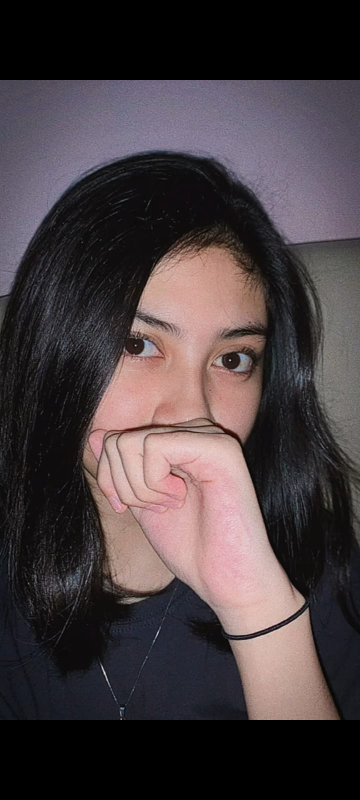
#> input picture foto1.jpeg, 720 x 1600 px (shown at 1/2 size)
$ python 'Metode Pengurangan.py'
#> lines starting #> are read from the running program, lines starting #| are printed output that depends on the picture
import cv2
import numpy as np

# Load the images
img1 = cv2.imread('foto1.jpeg')
#> img1 is the input picture: shape (1600, 720, 3); mean B, G, R 64.4, 61.7, 71.5
img2 = cv2.imread('foto2.png')
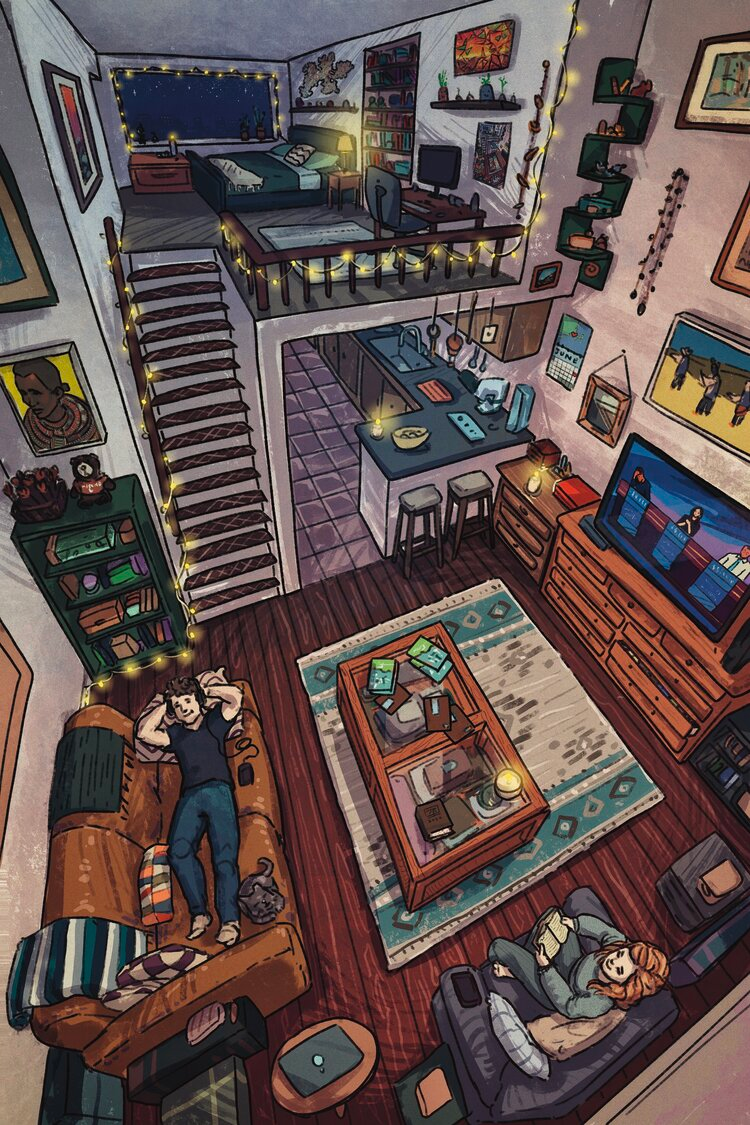
#> input picture foto2.png, 750 x 1125 px
#> img2 is the input picture: shape (1125, 750, 3); mean B, G, R 77.9, 80.6, 97.8
img1 = cv2.resize(img1, (326, 536))
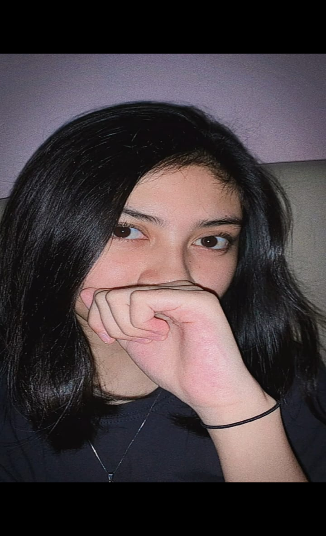
#> img1: shape (536, 326, 3); mean B, G, R 64.2, 61.6, 71.4
img2 = cv2.resize(img2, (326, 536))
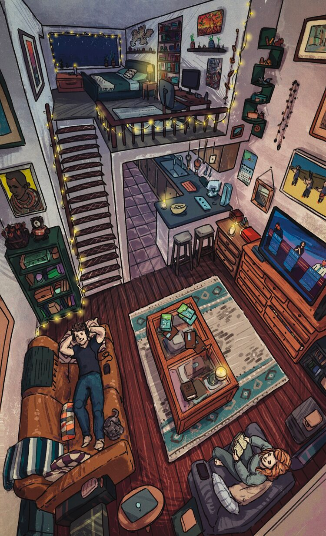
#> img2: shape (536, 326, 3); mean B, G, R 77.8, 80.5, 97.7

# Convert the images to grayscale
gray1 = cv2.cvtColor(img1, cv2.COLOR_BGR2GRAY)
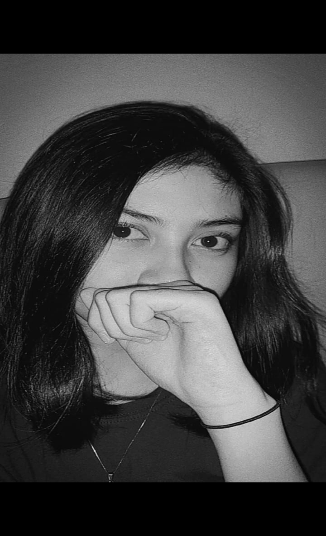
#> gray1: shape (536, 326); min 0, max 226, mean 64.8
gray2 = cv2.cvtColor(img2, cv2.COLOR_BGR2GRAY)
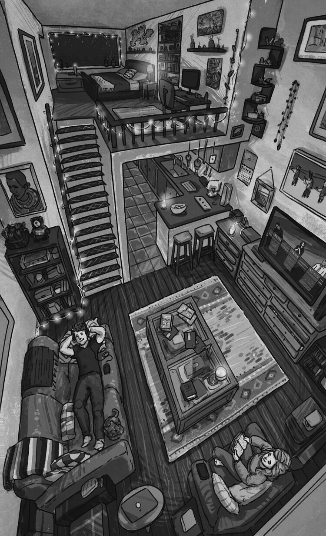
#> gray2: shape (536, 326); min 1, max 228, mean 85.3

# Subtract the grayscale images
diff = cv2.subtract(gray1, gray2)
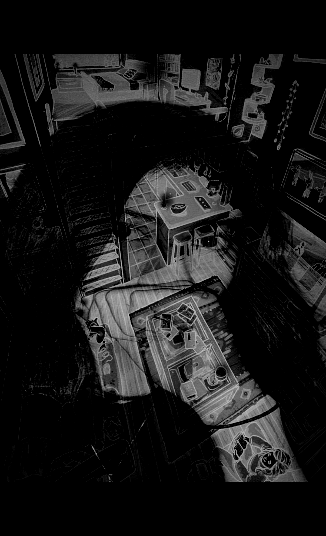
#> diff: shape (536, 326); min 0, max 197, mean 23.5

# Display the original images and the difference image side by side
cv2.imshow('Image 1', img1)
cv2.imshow('Image 2', img2)
cv2.imshow('Difference', diff)
cv2.waitKey(0)
cv2.destroyAllWindows()
